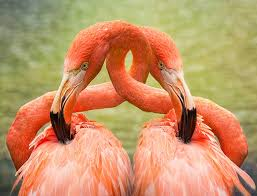
%> input picture normal_estimation/test.jpg, 257 x 196 px
$ octave main.m   (GNU Octave 9; MATLAB toolbox functions it lacks are replaced by stand-ins)
%> lines starting %> are read from the running program, lines starting %| are printed output that depends on the picture
close all
clear all
stepSize = 1;
p = [0,0,0
    0,1,0
    1,0,0];

p1 = p(1,:);

p2 = p(2,:);

p3 = p(3,:);

a1 = p2-p1;
a2 = p3-p1;


n = cross(a1,a2);

dimage = zeros(20,20);

img = imread('test.jpg');
%> img is the input picture: size 196x257x3 uint8; mean R, G, B 196.2, 147.5, 103.6
img = rgb2gray(img);
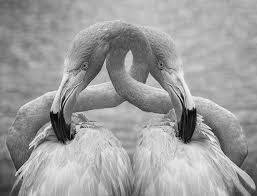
%> img: size 196x257 uint8; min 3, max 249, mean 157.1
img = imresize(img,0.2);
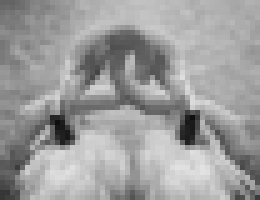
%> img: size 40x52 uint8 (shown 5 times larger); min 14, max 226, mean 157.1
img = img/10;
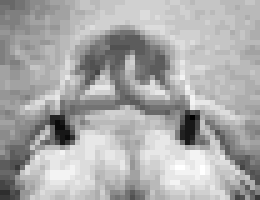
%> img: size 40x52 uint8 (shown 5 times larger); min 1, max 23, mean 15.8; drawn with min black and max white


for i=1:size(img,1)
    for j=1:size(img,2)
        dimage(i,j) = sqrt(i+j)*sqrt(i);
    end
end
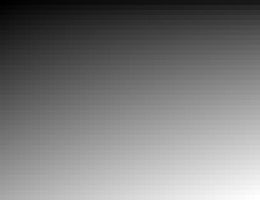
%> dimage: size 40x52 double (shown 5 times larger); min 1.41, max 60.66, mean 30; drawn with min black and max white

dimage = double(img);

output = {};
outputIdx = 1;
for i=1:size(img,1)
    for j=1:size(img,2)
        if(i+stepSize<=size(img,1) && j+stepSize <=size(img,2))
            p1 = [i,j,dimage(i,j)];
            p2 = [i+stepSize,j,dimage(i+stepSize,j)];
            p3 = [i,j+stepSize,dimage(i,j+stepSize)];

            a1 = p2-p1;
            a2 = p3-p1;

            n = cross(a1,a2);
            n = n/norm(n);
            output{outputIdx}.location = p1;
            output{outputIdx}.n = n;
            outputIdx = outputIdx+1;
        end
    end
end
%> after the loop, a1 = [1 0 1]; a2 = [0 1 3]; n = [-0.302 -0.905 0.302]; output = 1989 items; outputIdx = 1990; p1 = [39 51 9]; p2 = [40 51 10]; p3 = [39 52 12]


%show
x = zeros(1,size(img,1)*size(img,2));
y = zeros(1,size(img,1)*size(img,2));
z = zeros(1,size(img,1)*size(img,2));
idx = 1;
for i=1:size(img,1)
    for j=1:size(img,2)
        x(idx) = i;
        y(idx) = j;
        z(idx) = dimage(i,j);
        idx = idx+1;
    end
end
%> after the loop, idx = 2081; x = 2080 values from 1 to 40; y = 2080 values, max 52 at index 52, min 1 at index 1, mean 26.5; z = 2080 values, max 23 at index 1752, min 1 at index 1235, mean 15.76

scatter3(x,y,z);
daspect([1 1 1])
hold on;
for i = 1:length(output)
    %mArrow3(output{i}.location,output{i}.location+output{i}.n, 'stemWidth', 0.05);
    v1=output{i}.location;
    v2=output{i}.location+output{i}.n*3;
    v=[v2;v1];
    plot3(v(:,1),v(:,2),v(:,3),'r')
end
%> this loop made 1989 passes
%> v on passes 1 to 3: [-1.12 1 12.12; 1 1 10], [-1.12 2 12.12; 1 2 10], [1 0.879 12.12; 1 3 10]
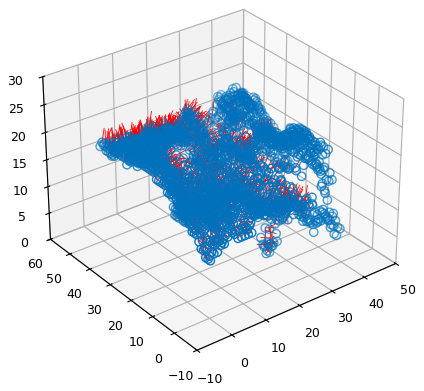
%> figure redrawn from the program's plot data
hold off;

figure()
imshow(img,[])
